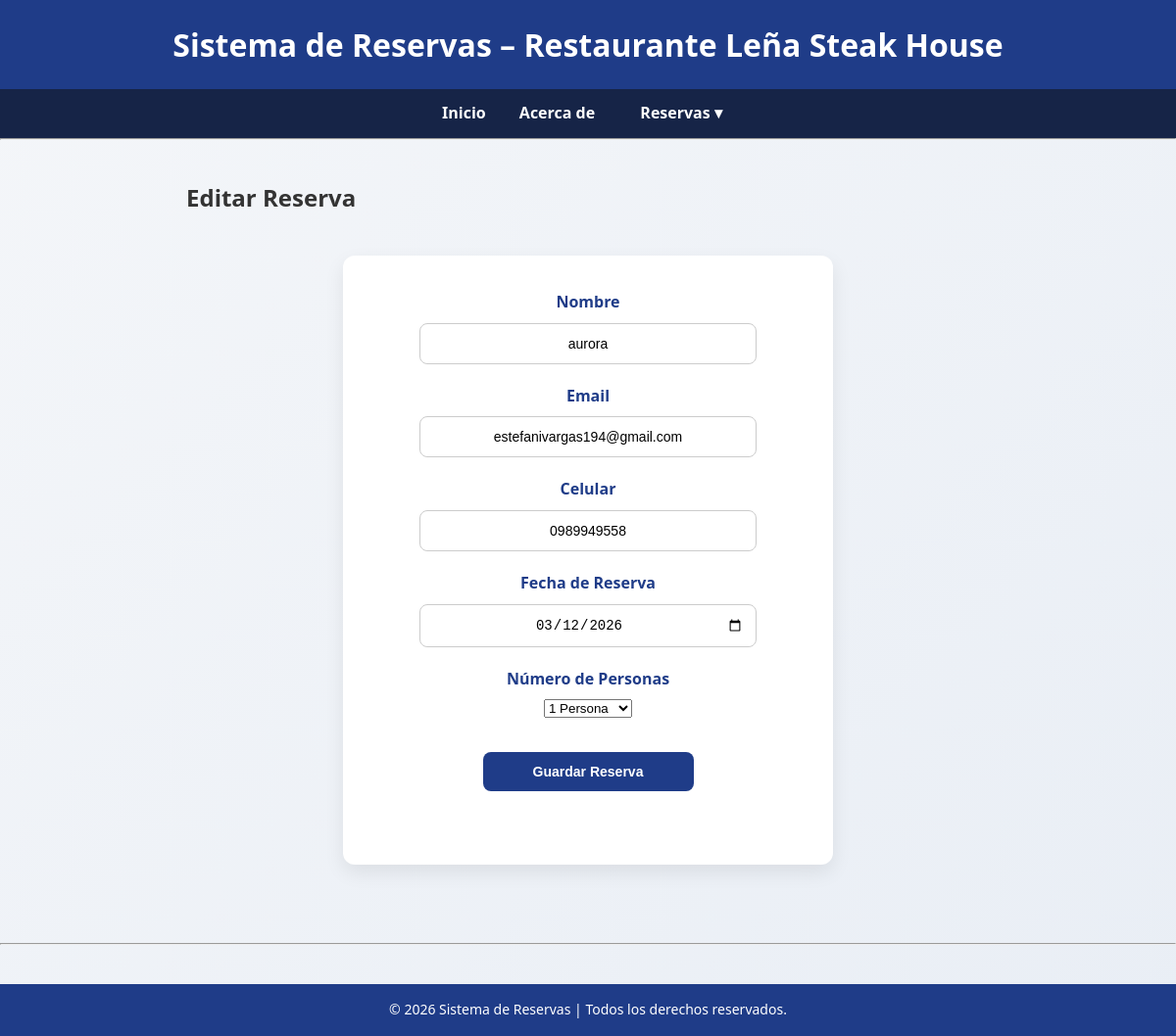
/clientes/editar/2, run on an earlier commit of the app's database.
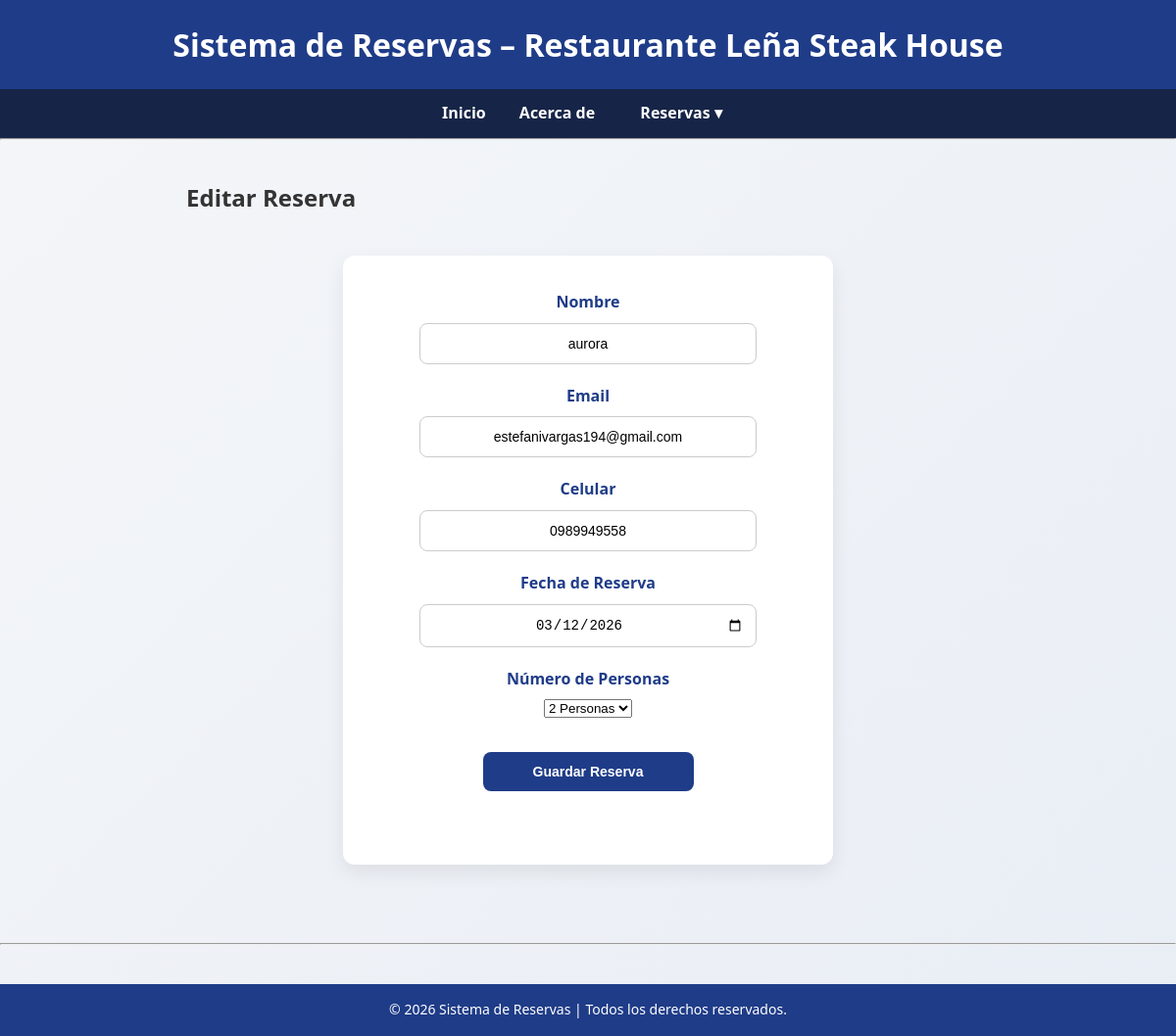
And on a later commit of the database.
### tables this page shows
CREATE TABLE clientes (
                id INTEGER PRIMARY KEY AUTOINCREMENT,
                nombre TEXT NOT NULL,
                email TEXT NOT NULL,
                celular TEXT NOT NULL,
                fecha_reserva TEXT NOT NULL,
                personas INTEGER NOT NULL
            );

### app.py (the view, shortened to what this page needs)
@app.route("/clientes/editar/<int:id>", methods=["GET", "POST"])
def editar_cliente(id):
    cliente_db = gestor.obtener_cliente_por_id(id)
    if not cliente_db:
        flash("Cliente no encontrado", "danger")
        return redirect(url_for("clientes_listar"))
    cliente_db = dict(cliente_db)
    cliente_db["fecha_reserva"] = datetime.strptime(
        cliente_db["fecha_reserva"], "%Y-%m-%d"
    ).date()
    form = ClienteForm(data=cliente_db)
    return render_template("editar_cliente.html", form=form)

### form.py
class ClienteForm(FlaskForm):
    nombre = StringField("Nombre", validators=[DataRequired(), Length(min=2, max=200)])
    email = StringField("Email",  validators=[DataRequired(), Email(), Length(max=200)])
    celular = StringField("Celular", validators=[DataRequired(), Length(min=10, max=10)])
    fecha_reserva = DateField(
        "Fecha de Reserva",
        validators=[DataRequired()],
        format='%Y-%m-%d',
        render_kw={"min": date.today()}  # No permite fechas pasadas
    )
    personas = SelectField(
    "Número de Personas",
    choices=[(0, "")] + [(i, f"{i} Persona" if i == 1 else f"{i} Personas") for i in range(1, 9)],
    coerce=int,
    validators=[DataRequired()]
)
    submit = SubmitField("Guardar Reserva")

### reservas/bd.py (called while the page is built)
def get_db_connection():
    db_path.parent.mkdir (parents=True, exist_ok=True)
    conn = sqlite3.connect(db_path)
    conn.row_factory = sqlite3. Row
    return conn

### reservas/gestor_clientes.py (called while the page is built)
    def obtener_cliente_por_id(self, id):
        with get_db_connection() as conn:
            return conn.execute(
                "SELECT * FROM clientes WHERE id=?",
                (id,)
            ).fetchone()

### templates/editar_cliente.html (shortened to what this page needs)
{% extends "base.html" %}
{% block content %}
<h2>Editar Reserva</h2>
<form method="POST">
    <p>{{ form.nombre.label }} {{ form.nombre() }}</p>
    <p>{{ form.email.label }} {{ form.email() }}</p>
    <p>{{ form.celular.label }} {{ form.celular() }}</p>
    <p>{{ form.fecha_reserva.label }} {{ form.fecha_reserva() }}</p>
    <p>{{ form.personas.label }} {{ form.personas() }}</p>
    <p>{{ form.submit(class="btn") }}</p>
</form>
{% endblock %}

What changed in the data, as far as the page shows it:
changed clientes "aurora": personas "1 Persona" → "2 Personas"
